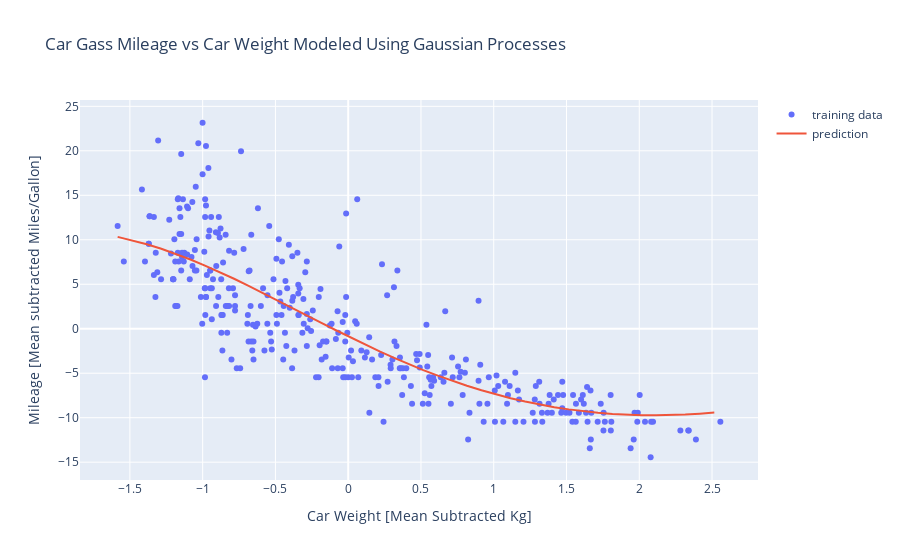

The cell this chart's notebook holds for it:
### Code cell
import plotly.express as px
import plotly.graph_objects as go
import numpy as np

fig = go.Figure()

# Add traces
fig.add_trace(go.Scatter(mode="markers", x=X_train_prepared[:,0], y=y_train[:,0], name="training data"))
fig.add_trace(go.Scatter(mode="lines", x=x_stepped[:,0], y=y_stepped[:,0], name="prediction"))
fig.update_layout(title="Car Gass Mileage vs Car Weight Modeled Using Gaussian Processes", xaxis_title="Car Weight [Mean Subtracted Kg]", yaxis_title="Mileage [Mean subtracted Miles/Gallon]")

fig.show()

### Figure 1 — Plotly figure (JSON) as saved in the notebook; plotly's stock layout.template omitted (floating-point values rounded to 4 significant figures; data arrays with more than 128 entries replaced by an {"elided": "..."} marker saying what was removed)
{"data": [{"mode": "markers", "name": "training data", "type": "scatter", "x": {"elided": "350 float values"}, "y": {"elided": "350 float values"}}, {"mode": "lines", "name": "prediction", "type": "scatter", "x": [-1.584, -1.484, -1.384, -1.284, -1.184, -1.084, -0.9842, -0.8842, -0.7842, -0.6842, -0.5842, -0.4842, -0.3842, -0.2842, -0.1842, -0.08419, 0.01581, 0.1158, 0.2158, 0.3158, 0.4158, 0.5158, 0.6158, 0.7158, 0.8158, 0.9158, 1.016, 1.116, 1.216, 1.316, 1.416, 1.516, 1.616, 1.716, 1.816, 1.916, 2.016, 2.116, 2.216, 2.316, 2.416, 2.516], "y": [10.32, 9.945, 9.497, 8.984, 8.411, 7.781, 7.102, 6.378, 5.617, 4.826, 4.011, 3.18, 2.34, 1.498, 0.6591, -0.169, -0.9812, -1.772, -2.538, -3.274, -3.977, -4.645, -5.275, -5.864, -6.413, -6.92, -7.384, -7.805, -8.184, -8.52, -8.813, -9.065, -9.275, -9.444, -9.572, -9.662, -9.712, -9.725, -9.702, -9.642, -9.548, -9.421]}], "layout": {"title": {"text": "Car Gass Mileage vs Car Weight Modeled Using Gaussian Processes"}, "xaxis": {"title": {"text": "Car Weight [Mean Subtracted Kg]"}}, "yaxis": {"title": {"text": "Mileage [Mean subtracted Miles/Gallon]"}}}}
